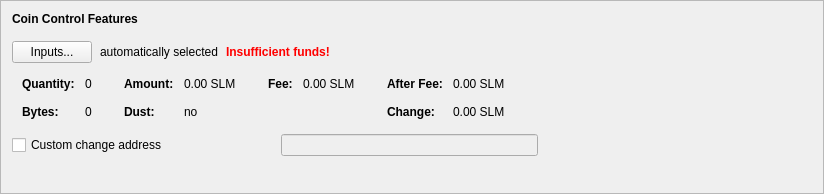
      <widget class="QFrame" name="frameCoinControl">
       <property name="sizePolicy">
        <sizepolicy hsizetype="Preferred" vsizetype="Fixed">
         <horstretch>0</horstretch>
         <verstretch>0</verstretch>
        </sizepolicy>
       </property>
       <property name="minimumSize">
        <size>
         <width>600</width>
         <height>194</height>
        </size>
       </property>
       <property name="frameShape">
        <enum>QFrame::StyledPanel</enum>
       </property>
       <property name="frameShadow">
        <enum>QFrame::Raised</enum>
       </property>
       <layout class="QVBoxLayout" name="verticalLayout_4">
        <item>
         <layout class="QVBoxLayout" name="verticalLayoutCoinControl" stretch="0,0,0,0,0">
          <property name="spacing">
           <number>0</number>
          </property>
          <property name="sizeConstraint">
           <enum>QLayout::SetDefaultConstraint</enum>
          </property>
          <property name="leftMargin">
           <number>0</number>
          </property>
          <property name="topMargin">
           <number>0</number>
          </property>
          <item>
           <layout class="QHBoxLayout" name="horizontalLayoutCoinControl1">
            <property name="bottomMargin">
             <number>15</number>
            </property>
            <item>
             <widget class="QLabel" name="labelCoinControlFeatures">
              <property name="sizePolicy">
               <sizepolicy hsizetype="Preferred" vsizetype="Maximum">
                <horstretch>0</horstretch>
                <verstretch>0</verstretch>
               </sizepolicy>
              </property>
              <property name="font">
               <font>
                <weight>75</weight>
                <bold>true</bold>
               </font>
              </property>
              <property name="styleSheet">
               <string notr="true">font-weight:bold;</string>
              </property>
              <property name="text">
               <string>Coin Control Features</string>
              </property>
             </widget>
            </item>
           </layout>
          </item>
          <item>
           <layout class="QHBoxLayout" name="horizontalLayoutCoinControl2" stretch="0,0,0,0">
            <property name="spacing">
             <number>8</number>
            </property>
            <property name="bottomMargin">
             <number>10</number>
            </property>
            <item>
             <widget class="QPushButton" name="pushButtonCoinControl">
              <property name="styleSheet">
               <string notr="true"/>
              </property>
              <property name="text">
               <string>Inputs...</string>
              </property>
              <property name="autoDefault">
               <bool>false</bool>
              </property>
             </widget>
            </item>
            <item>
             <widget class="QLabel" name="labelCoinControlAutomaticallySelected">
              <property name="text">
               <string>automatically selected</string>
              </property>
              <property name="margin">
               <number>5</number>
              </property>
             </widget>
            </item>
            <item>
             <widget class="QLabel" name="labelCoinControlInsuffFunds">
              <property name="font">
               <font>
                <weight>75</weight>
                <bold>true</bold>
               </font>
              </property>
              <property name="styleSheet">
               <string notr="true">color:red;font-weight:bold;</string>
              </property>
              <property name="text">
               <string>Insufficient funds!</string>
              </property>
              <property name="margin">
               <number>5</number>
              </property>
             </widget>
            </item>
            <item>
             <spacer name="horizontalSpacerCoinControl">
              <property name="orientation">
               <enum>Qt::Horizontal</enum>
              </property>
              <property name="sizeHint" stdset="0">
               <size>
                <width>40</width>
                <height>1</height>
               </size>
              </property>
             </spacer>
            </item>
           </layout>
          </item>
          <item>
           <widget class="QWidget" name="widgetCoinControl" native="true">
            <property name="sizePolicy">
             <sizepolicy hsizetype="Preferred" vsizetype="Preferred">
              <horstretch>0</horstretch>
              <verstretch>0</verstretch>
             </sizepolicy>
            </property>
            <property name="minimumSize">
             <size>
              <width>0</width>
              <height>0</height>
             </size>
            </property>
            <property name="styleSheet">
             <string notr="true"/>
            </property>
            <layout class="QHBoxLayout" name="horizontalLayoutCoinControl5">
             <property name="leftMargin">
              <number>0</number>
             </property>
             <property name="topMargin">
              <number>0</number>
             </property>
             <property name="rightMargin">
              <number>0</number>
             </property>
             <property name="bottomMargin">
              <number>0</number>
             </property>
             <item>
              <layout class="QHBoxLayout" name="horizontalLayoutCoinControl3" stretch="0,0,0,1">
               <property name="spacing">
                <number>20</number>
               </property>
               <property name="topMargin">
                <number>0</number>
               </property>
               <property name="bottomMargin">
                <number>10</number>
               </property>
               <item>
                <layout class="QFormLayout" name="formLayoutCoinControl1">
                 <property name="horizontalSpacing">
                  <number>10</number>
                 </property>
                 <property name="verticalSpacing">
                  <number>14</number>
                 </property>
                 <property name="leftMargin">
                  <number>10</number>
                 </property>
                 <property name="topMargin">
                  <number>4</number>
                 </property>
                 <property name="rightMargin">
                  <number>6</number>
                 </property>
                 <item row="0" column="0">
                  <widget class="QLabel" name="labelCoinControlQuantityText">
                   <property name="font">
                    <font>
                     <weight>75</weight>
                     <bold>true</bold>
                    </font>
                   </property>
                   <property name="text">
                    <string>Quantity:</string>
                   </property>
                   <property name="margin">
                    <number>0</number>
                   </property>
                  </widget>
                 </item>
                 <item row="0" column="1">
                  <widget class="QLabel" name="labelCoinControlQuantity">
                   <property name="cursor">
                    <cursorShape>IBeamCursor</cursorShape>
                   </property>
                   <property name="contextMenuPolicy">
                    <enum>Qt::ActionsContextMenu</enum>
                   </property>
                   <property name="text">
                    <string notr="true">0</string>
                   </property>
                   <property name="margin">
                    <number>0</number>
                   </property>
                   <property name="textInteractionFlags">
                    <set>Qt::LinksAccessibleByMouse|Qt::TextSelectableByKeyboard|Qt::TextSelectableByMouse</set>
                   </property>
                  </widget>
                 </item>
                 <item row="1" column="0">
                  <widget class="QLabel" name="labelCoinControlBytesText">
                   <property name="font">
                    <font>
                     <weight>75</weight>
                     <bold>true</bold>
                    </font>
                   </property>
                   <property name="text">
                    <string>Bytes:</string>
                   </property>
                  </widget>
                 </item>
                 <item row="1" column="1">
                  <widget class="QLabel" name="labelCoinControlBytes">
                   <property name="cursor">
                    <cursorShape>IBeamCursor</cursorShape>
                   </property>
                   <property name="contextMenuPolicy">
                    <enum>Qt::ActionsContextMenu</enum>
                   </property>
                   <property name="text">
                    <string notr="true">0</string>
                   </property>
                   <property name="textInteractionFlags">
                    <set>Qt::LinksAccessibleByMouse|Qt::TextSelectableByKeyboard|Qt::TextSelectableByMouse</set>
                   </property>
                  </widget>
                 </item>
                </layout>
               </item>
               <item>
                <layout class="QFormLayout" name="formLayoutCoinControl2">
                 <property name="horizontalSpacing">
                  <number>10</number>
                 </property>
                 <property name="verticalSpacing">
                  <number>14</number>
                 </property>
                 <property name="leftMargin">
                  <number>6</number>
                 </property>
                 <property name="topMargin">
                  <number>4</number>
                 </property>
                 <property name="rightMargin">
                  <number>6</number>
                 </property>
                 <item row="0" column="0">
                  <widget class="QLabel" name="labelCoinControlAmountText">
                   <property name="font">
                    <font>
                     <weight>75</weight>
                     <bold>true</bold>
                    </font>
                   </property>
                   <property name="text">
                    <string>Amount:</string>
                   </property>
                   <property name="margin">
                    <number>0</number>
                   </property>
                  </widget>
                 </item>
                 <item row="0" column="1">
                  <widget class="QLabel" name="labelCoinControlAmount">
                   <property name="cursor">
                    <cursorShape>IBeamCursor</cursorShape>
                   </property>
                   <property name="contextMenuPolicy">
                    <enum>Qt::ActionsContextMenu</enum>
                   </property>
                   <property name="text">
                    <string notr="true">0.00 SLM</string>
                   </property>
                   <property name="textInteractionFlags">
                    <set>Qt::LinksAccessibleByMouse|Qt::TextSelectableByKeyboard|Qt::TextSelectableByMouse</set>
                   </property>
                  </widget>
                 </item>
                 <item row="1" column="0">
                  <widget class="QLabel" name="labelCoinControlLowOutputText">
                   <property name="font">
                    <font>
                     <weight>75</weight>
                     <bold>true</bold>
                    </font>
                   </property>
                   <property name="text">
                    <string>Dust:</string>
                   </property>
                  </widget>
                 </item>
                 <item row="1" column="1">
                  <widget class="QLabel" name="labelCoinControlLowOutput">
                   <property name="cursor">
                    <cursorShape>IBeamCursor</cursorShape>
                   </property>
                   <property name="contextMenuPolicy">
                    <enum>Qt::ActionsContextMenu</enum>
                   </property>
                   <property name="text">
                    <string notr="true">no</string>
                   </property>
                   <property name="textInteractionFlags">
                    <set>Qt::LinksAccessibleByMouse|Qt::TextSelectableByKeyboard|Qt::TextSelectableByMouse</set>
                   </property>
                  </widget>
                 </item>
                </layout>
               </item>
               <item>
                <layout class="QFormLayout" name="formLayoutCoinControl3">
                 <property name="horizontalSpacing">
                  <number>10</number>
                 </property>
                 <property name="verticalSpacing">
                  <number>14</number>
                 </property>
                 <property name="leftMargin">
                  <number>6</number>
                 </property>
                 <property name="topMargin">
                  <number>4</number>
                 </property>
                 <property name="rightMargin">
                  <number>6</number>
                 </property>
                 <item row="0" column="0">
                  <widget class="QLabel" name="labelCoinControlFeeText">
                   <property name="font">
                    <font>
                     <weight>75</weight>
                     <bold>true</bold>
                    </font>
                   </property>
                   <property name="text">
                    <string>Fee:</string>
                   </property>
                   <property name="margin">
                    <number>0</number>
                   </property>
                  </widget>
                 </item>
                 <item row="0" column="1">
                  <widget class="QLabel" name="labelCoinControlFee">
                   <property name="cursor">
                    <cursorShape>IBeamCursor</cursorShape>
                   </property>
                   <property name="contextMenuPolicy">
                    <enum>Qt::ActionsContextMenu</enum>
                   </property>
                   <property name="text">
                    <string notr="true">0.00 SLM</string>
                   </property>
                   <property name="textInteractionFlags">
                    <set>Qt::LinksAccessibleByMouse|Qt::TextSelectableByKeyboard|Qt::TextSelectableByMouse</set>
                   </property>
                  </widget>
                 </item>
                </layout>
               </item>
               <item>
                <layout class="QFormLayout" name="formLayoutCoinControl4">
                 <property name="horizontalSpacing">
                  <number>10</number>
                 </property>
                 <property name="verticalSpacing">
                  <number>14</number>
                 </property>
                 <property name="leftMargin">
                  <number>6</number>
                 </property>
                 <property name="topMargin">
                  <number>4</number>
                 </property>
                 <property name="rightMargin">
                  <number>6</number>
                 </property>
                 <item row="0" column="0">
                  <widget class="QLabel" name="labelCoinControlAfterFeeText">
                   <property name="font">
                    <font>
                     <weight>75</weight>
                     <bold>true</bold>
                    </font>
                   </property>
                   <property name="text">
                    <string>After Fee:</string>
                   </property>
                   <property name="margin">
                    <number>0</number>
                   </property>
                  </widget>
                 </item>
                 <item row="0" column="1">
                  <widget class="QLabel" name="labelCoinControlAfterFee">
                   <property name="cursor">
                    <cursorShape>IBeamCursor</cursorShape>
                   </property>
                   <property name="contextMenuPolicy">
                    <enum>Qt::ActionsContextMenu</enum>
                   </property>
                   <property name="text">
                    <string notr="true">0.00 SLM</string>
                   </property>
                   <property name="textInteractionFlags">
                    <set>Qt::LinksAccessibleByMouse|Qt::TextSelectableByKeyboard|Qt::TextSelectableByMouse</set>
                   </property>
                  </widget>
                 </item>
                 <item row="1" column="0">
                  <widget class="QLabel" name="labelCoinControlChangeText">
                   <property name="font">
                    <font>
                     <weight>75</weight>
                     <bold>true</bold>
                    </font>
                   </property>
                   <property name="text">
                    <string>Change:</string>
                   </property>
                  </widget>
                 </item>
                 <item row="1" column="1">
                  <widget class="QLabel" name="labelCoinControlChange">
                   <property name="cursor">
                    <cursorShape>IBeamCursor</cursorShape>
                   </property>
                   <property name="contextMenuPolicy">
                    <enum>Qt::ActionsContextMenu</enum>
                   </property>
                   <property name="text">
                    <string notr="true">0.00 SLM</string>
                   </property>
                   <property name="textInteractionFlags">
                    <set>Qt::LinksAccessibleByMouse|Qt::TextSelectableByKeyboard|Qt::TextSelectableByMouse</set>
                   </property>
                  </widget>
                 </item>
                </layout>
               </item>
              </layout>
             </item>
            </layout>
           </widget>
          </item>
          <item>
           <layout class="QHBoxLayout" name="horizontalLayoutCoinControl4" stretch="0,0,0">
            <property name="spacing">
             <number>12</number>
            </property>
            <property name="sizeConstraint">
             <enum>QLayout::SetDefaultConstraint</enum>
            </property>
            <property name="topMargin">
             <number>5</number>
            </property>
            <property name="rightMargin">
             <number>5</number>
            </property>
            <item>
             <widget class="QCheckBox" name="checkBoxCoinControlChange">
              <property name="toolTip">
               <string>If this is activated, but the change address is empty or invalid, change will be sent to a newly generated address.</string>
              </property>
              <property name="text">
               <string>Custom change address</string>
              </property>
             </widget>
            </item>
            <item>
             <widget class="QValidatedLineEdit" name="lineEditCoinControlChange">
              <property name="enabled">
               <bool>false</bool>
              </property>
              <property name="sizePolicy">
               <sizepolicy hsizetype="Ignored" vsizetype="Fixed">
                <horstretch>0</horstretch>
                <verstretch>0</verstretch>
               </sizepolicy>
              </property>
             </widget>
            </item>
            <item>
             <widget class="QLabel" name="labelCoinControlChangeLabel">
              <property name="sizePolicy">
               <sizepolicy hsizetype="Preferred" vsizetype="Expanding">
                <horstretch>0</horstretch>
                <verstretch>0</verstretch>
               </sizepolicy>
              </property>
              <property name="minimumSize">
               <size>
                <width>0</width>
                <height>0</height>
               </size>
              </property>
              <property name="text">
               <string/>
              </property>
              <property name="margin">
               <number>3</number>
              </property>
             </widget>
            </item>
           </layout>
          </item>
          <item>
           <spacer name="verticalSpacerCoinControl">
            <property name="orientation">
             <enum>Qt::Vertical</enum>
            </property>
            <property name="sizeType">
             <enum>QSizePolicy::Expanding</enum>
            </property>
            <property name="sizeHint" stdset="0">
             <size>
              <width>800</width>
              <height>1</height>
             </size>
            </property>
           </spacer>
          </item>
         </layout>
        </item>
       </layout>
      </widget>
